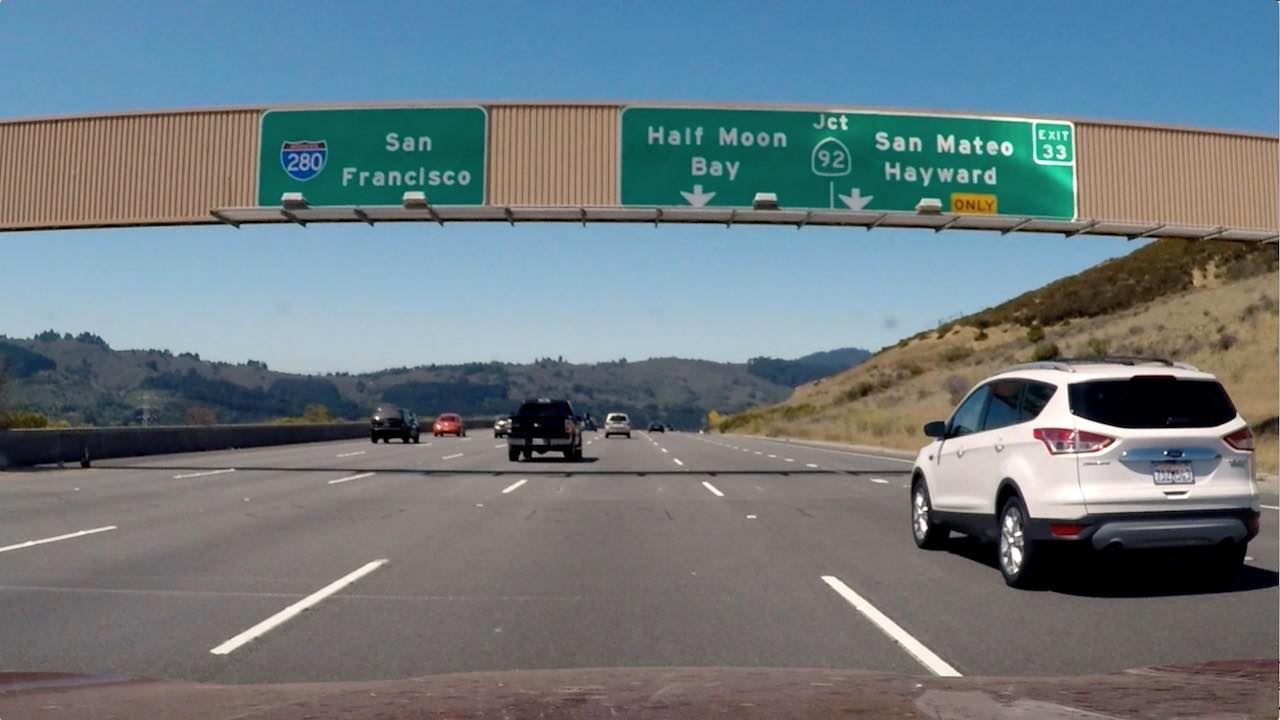
#> input picture example_code/Lesson6 - color spaces/imgs/signs_vehicles_xygrad.png, 1280 x 720 px
$ python quiz05_combining_thresholds.py   (older library calls are emulated)
#> lines starting #> are read from the running program, lines starting #| are printed output that depends on the picture; after the words box and inside, x2 and y2 are one past the last pixel; in counts of white or black regions, pixels touching at a corner belong together
#!/usr/bin/env python3
# -*- coding: utf-8 -*-
"""
Created on Wed Aug 15 22:08:04 2018

@author: raffa
"""

import numpy as np
import cv2
import matplotlib.pyplot as plt
import matplotlib.image as mpimg


def abs_sobel_thresh(image, orient='x', sobel_kernel=3, thresh=(0, 255)):
    # Convert to grayscale
    gray = cv2.cvtColor(image, cv2.COLOR_RGB2GRAY)
    # Apply x or y gradient with the OpenCV Sobel() function
    # and take the absolute value
    if orient == 'x':
        abs_sobel = np.absolute(cv2.Sobel(gray, cv2.CV_64F, 1, 0))
    if orient == 'y':
        abs_sobel = np.absolute(cv2.Sobel(gray, cv2.CV_64F, 0, 1))
    # Rescale back to 8 bit integer
    scaled_sobel = np.uint8(255*abs_sobel/np.max(abs_sobel))
    # Create a copy and apply the threshold
    grad_binary_output = np.zeros_like(scaled_sobel)
    # Here I'm using inclusive (>=, <=) thresholds, but exclusive is ok too
    grad_binary_output[(scaled_sobel >= thresh[0]) & (scaled_sobel <= thresh[1])] = 1
    # Return the result
    return grad_binary_output


def mag_thresh(image, sobel_kernel=3, mag_thresh=(0, 255)):
    # Convert to grayscale
    gray = cv2.cvtColor(image, cv2.COLOR_RGB2GRAY)
    # Take both Sobel x and y gradients
    sobelx = cv2.Sobel(gray, cv2.CV_64F, 1, 0, ksize=sobel_kernel)
    sobely = cv2.Sobel(gray, cv2.CV_64F, 0, 1, ksize=sobel_kernel)
    # Calculate the gradient magnitude
    gradmag = np.sqrt(sobelx**2 + sobely**2)
    # Rescale to 8 bit
    scale_factor = np.max(gradmag)/255
    gradmag = (gradmag/scale_factor).astype(np.uint8)
    # Create a binary image of ones where threshold is met, zeros otherwise
    mag_binary_output = np.zeros_like(gradmag)
    mag_binary_output[(gradmag >= mag_thresh[0]) & (gradmag <= mag_thresh[1])] = 1
    # Return the result
    return mag_binary_output


def dir_threshold(image, sobel_kernel=3, thresh=(0, np.pi/2)):
    # Grayscale
    gray = cv2.cvtColor(image, cv2.COLOR_RGB2GRAY)
    # Calculate the x and y gradients
    sobelx = cv2.Sobel(gray, cv2.CV_64F, 1, 0, ksize=sobel_kernel)
    sobely = cv2.Sobel(gray, cv2.CV_64F, 0, 1, ksize=sobel_kernel)
    # Take the absolute value of the gradient direction,
    # apply a threshold, and create a binary image result
    absgraddir = np.arctan2(np.absolute(sobely), np.absolute(sobelx))
    dir_binary_output =  np.zeros_like(absgraddir)
    dir_binary_output[(absgraddir >= thresh[0]) & (absgraddir <= thresh[1])] = 1
    # Return the binary image
    return dir_binary_output


image = mpimg.imread('imgs/signs_vehicles_xygrad.png')
#> image is the input picture: shape (720, 1280, 3) float32; mean R, G, B 0.428, 0.477, 0.5

# Choose a Sobel kernel size
ksize = 3 # Choose a larger odd number to smooth gradient measurements

# Apply each of the thresholding functions
gradx = abs_sobel_thresh(image, orient='x', sobel_kernel=ksize, thresh=(20, 100))
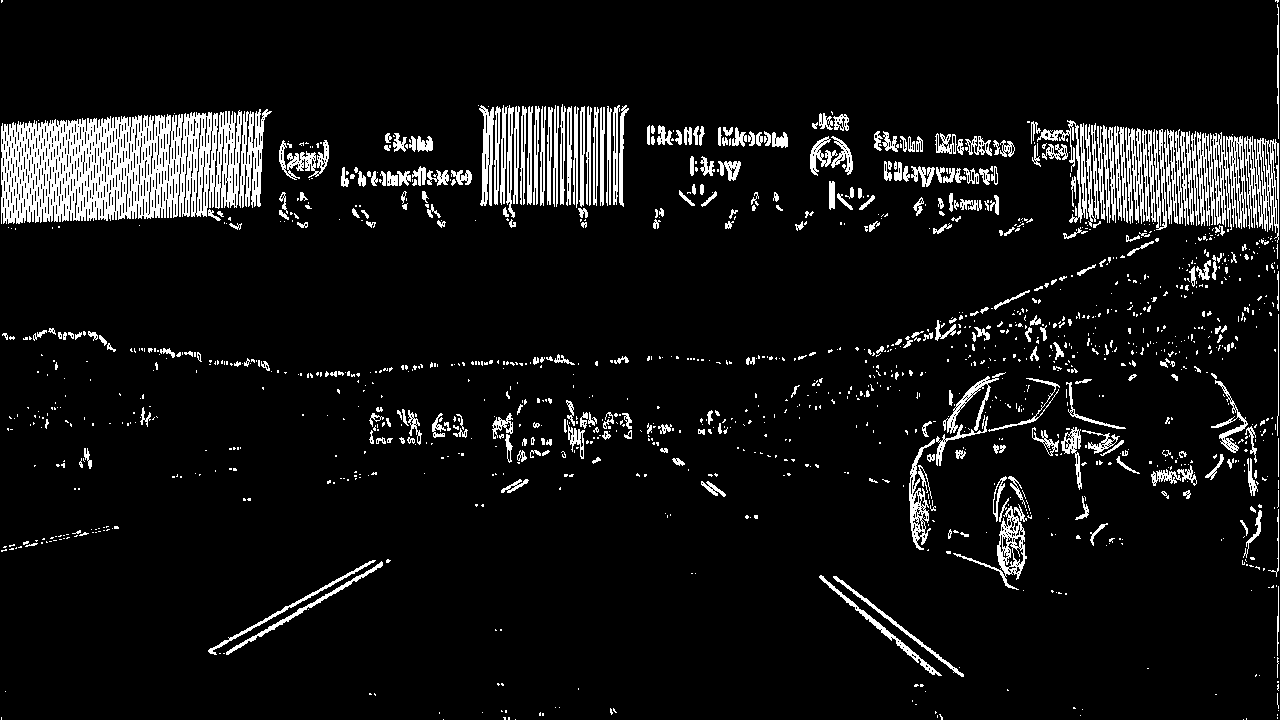
#> gradx: shape (720, 1280); values 0 (black) and 1 (white), 7.9% white; 1378 white regions (1040 under 20 px), largest, box (x1, y1, x2, y2) and area: (1, 110, 242, 224) 18700, (1197, 132, 1247, 230) 2653, (1244, 136, 1279, 243) 1807
grady = abs_sobel_thresh(image, orient='y', sobel_kernel=ksize, thresh=(20, 100))
#> grady: shape (720, 1280); values 0 (black) and 1 (white), 8.2% white; 1385 white regions (1043 under 20 px), largest, box (x1, y1, x2, y2) and area: (0, 103, 1280, 145) 6510, (0, 460, 930, 494) 6192, (811, 194, 1280, 247) 4636
mag_binary = mag_thresh(image, sobel_kernel=ksize,mag_thresh=(30, 100))
#> in mag_thresh, `gradmag = np.sqrt(sobelx**2 + sobely**2)`:
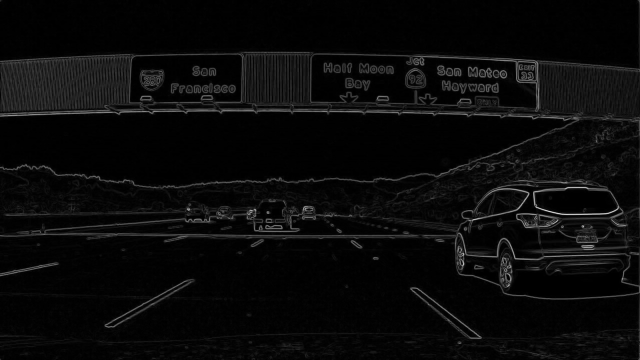
#> gradmag: shape (720, 1280) float64 (shown at 1/2 size); min 0, max 3.62, mean 0.147; drawn with min black and max white
#> in mag_thresh, `scale_factor = np.max(gradmag)/255`: scale_factor = 0.0142
#> mag_binary: shape (720, 1280); values 0 (black) and 1 (white), 9.8% white in thin lines or dots
dir_binary = dir_threshold(image, sobel_kernel=ksize, thresh=(0.7, 1.3))
#> in dir_threshold, `absgraddir = np.arctan2(np.absolute(sobely), np.absolute(sobelx))`:
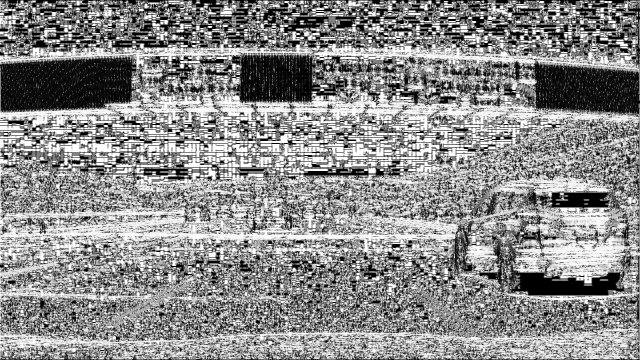
#> absgraddir: shape (720, 1280) float64 (shown at 1/2 size); min 0, max 1.57, mean 0.861; drawn with min black and max white
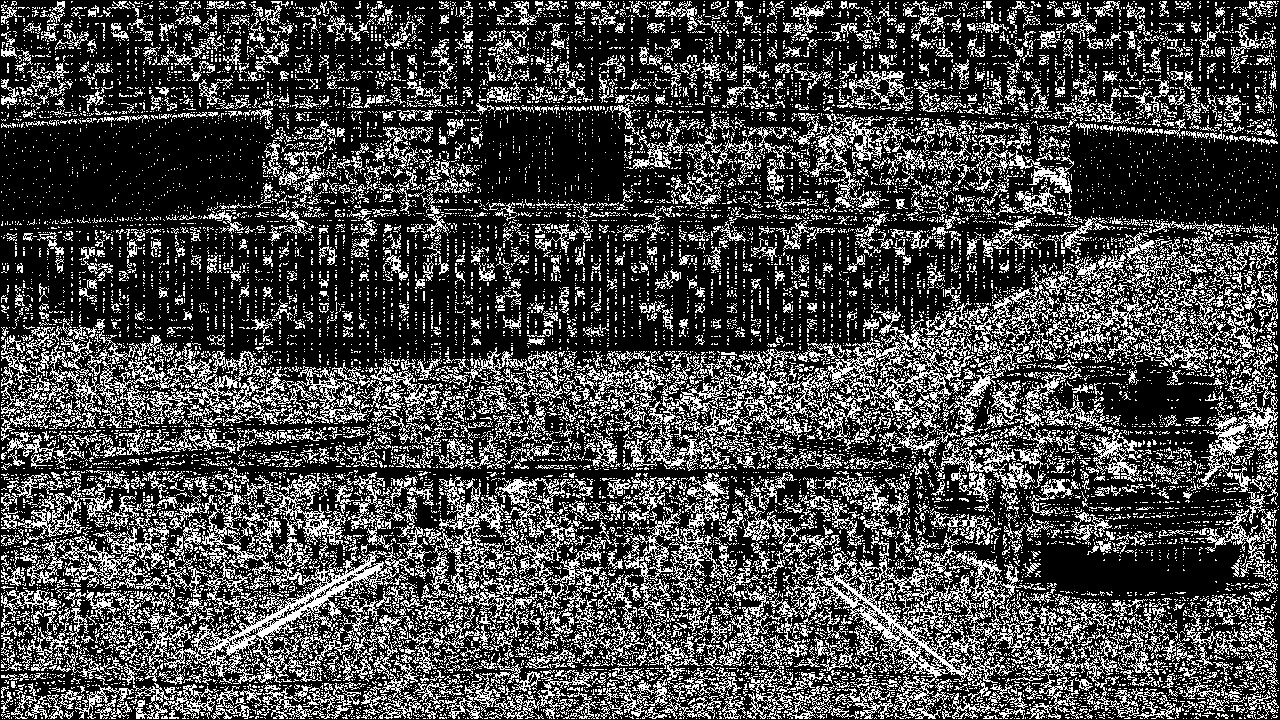
#> dir_binary: shape (720, 1280) float64; values 0 (black) and 1 (white), 28.2% white in thin lines or dots
# Combining the thresholding functions
combined = np.zeros_like(dir_binary)
combined[((gradx == 1) & (grady == 1)) | ((mag_binary == 1) & (dir_binary == 1))] = 1
# Plot the result
f, (ax1, ax2) = plt.subplots(1, 2, figsize=(10, 5))
f.tight_layout()
ax1.imshow(image)
ax1.set_title('Original Image', fontsize=10)
ax2.imshow(combined, cmap='gray')
ax2.set_title('Combined Thresholds Image', fontsize=10)
plt.subplots_adjust(left=0., right=1, top=0.9, bottom=0.)
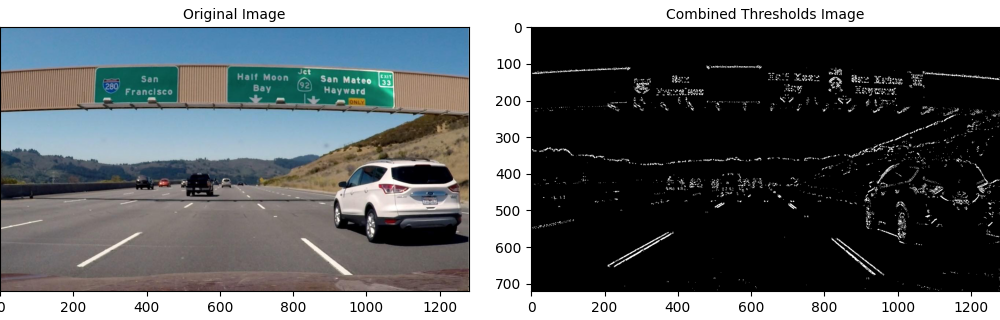
#> figure drawn by matplotlib, 2 panels

$ run again, with example_code/Lesson6 - color spaces/imgs/bridge_shadow.jpg saved as example_code/Lesson6 - color spaces/imgs/signs_vehicles_xygrad.png
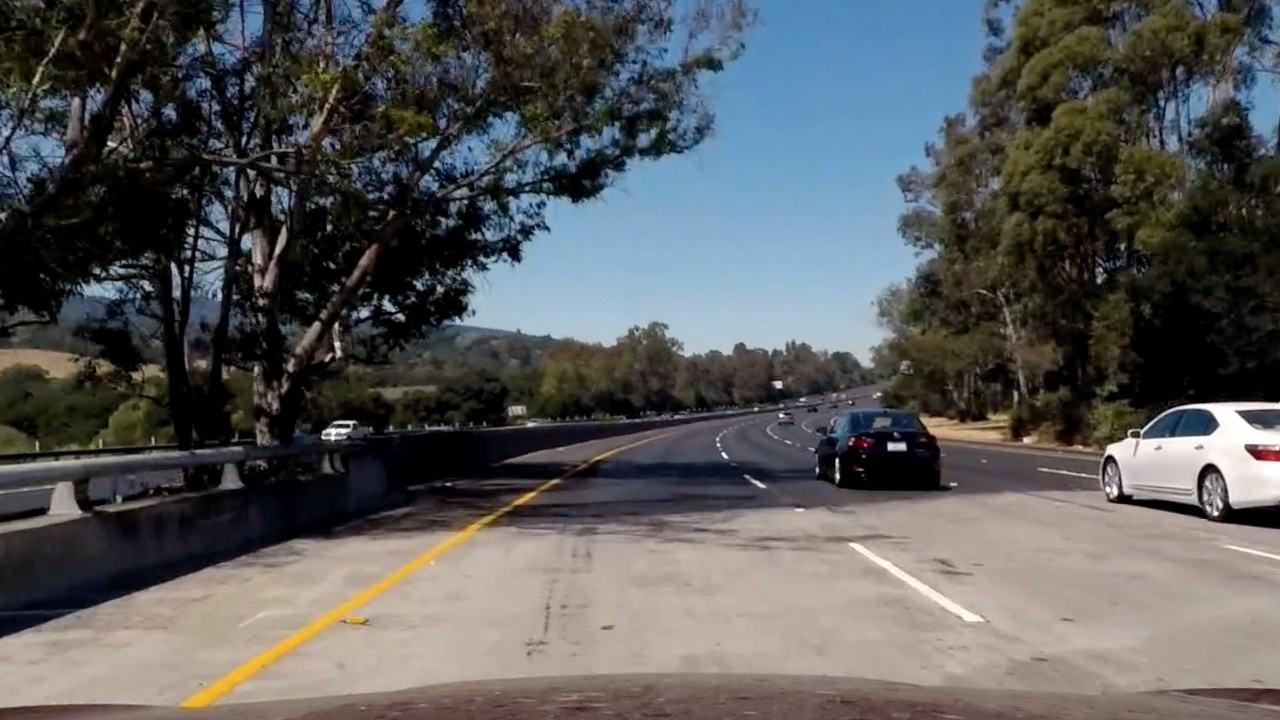
#> input picture example_code/Lesson6 - color spaces/imgs/bridge_shadow.jpg, 1280 x 720 px
#> image is the input picture: shape (720, 1280, 3) float32; mean R, G, B 0.352, 0.356, 0.356
#> `gradx = abs_sobel_thresh(image, orient='x', sobel_kernel=ksize, thresh..`:
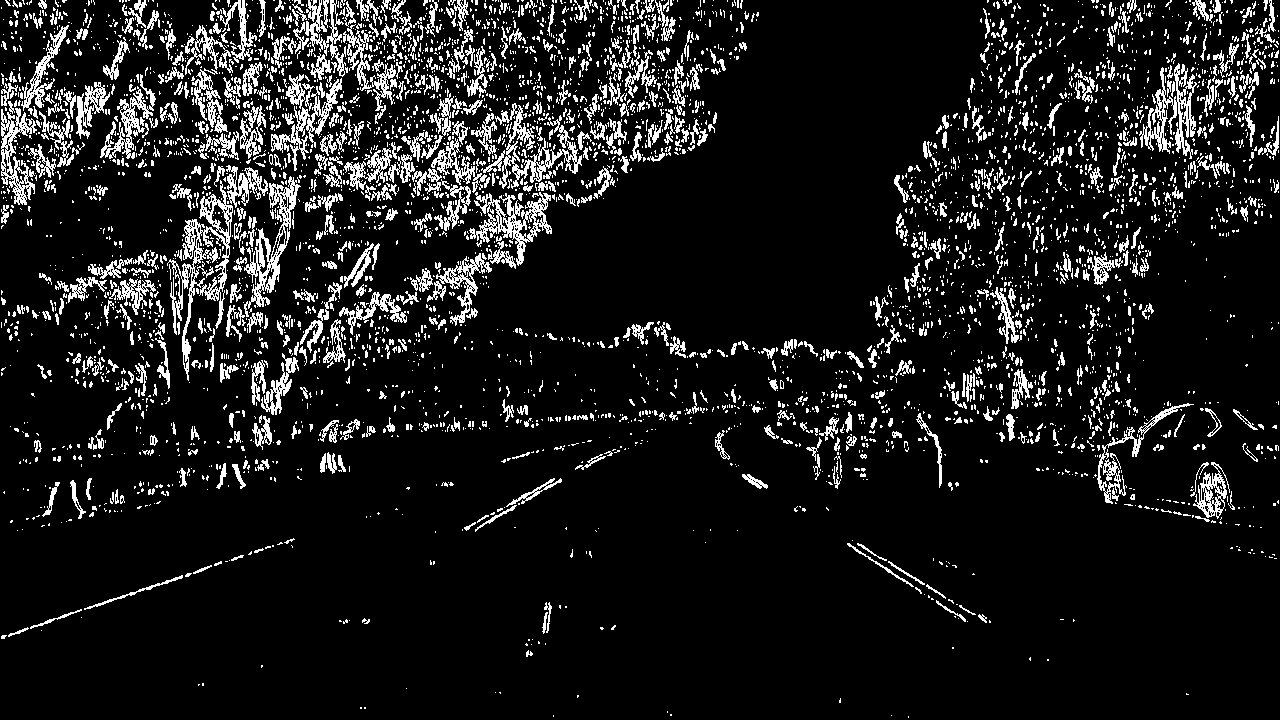
#> gradx: shape (720, 1280); values 0 (black) and 1 (white), 10.7% white in thin lines or dots
#> grady: shape (720, 1280); values 0 (black) and 1 (white), 13.3% white in thin lines or dots
#> scale_factor = 0.0134
#> mag_binary: shape (720, 1280); values 0 (black) and 1 (white), 13% white in thin lines or dots
#> dir_binary: shape (720, 1280) float64; values 0 (black) and 1 (white), 35.6% white in thin lines or dots
#> `plt.subplots_adjust(left=0., right=1, top=0.9, bottom=0.)`:
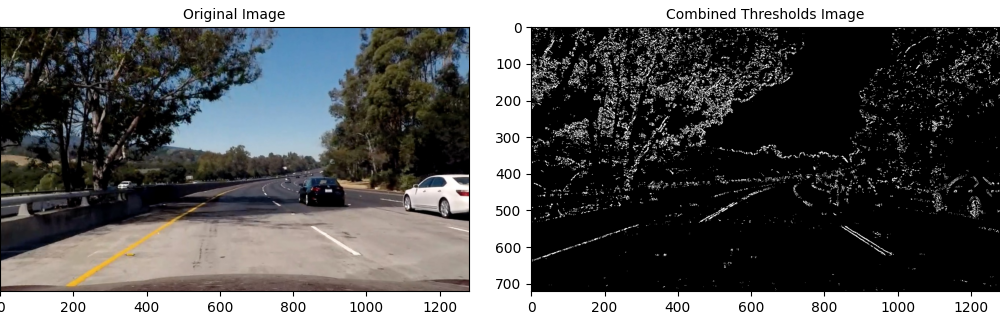
#> figure drawn by matplotlib, 2 panels

$ run again, with example_code/Lesson6 - color spaces/imgs/exit-ramp.jpg saved as example_code/Lesson6 - color spaces/imgs/signs_vehicles_xygrad.png
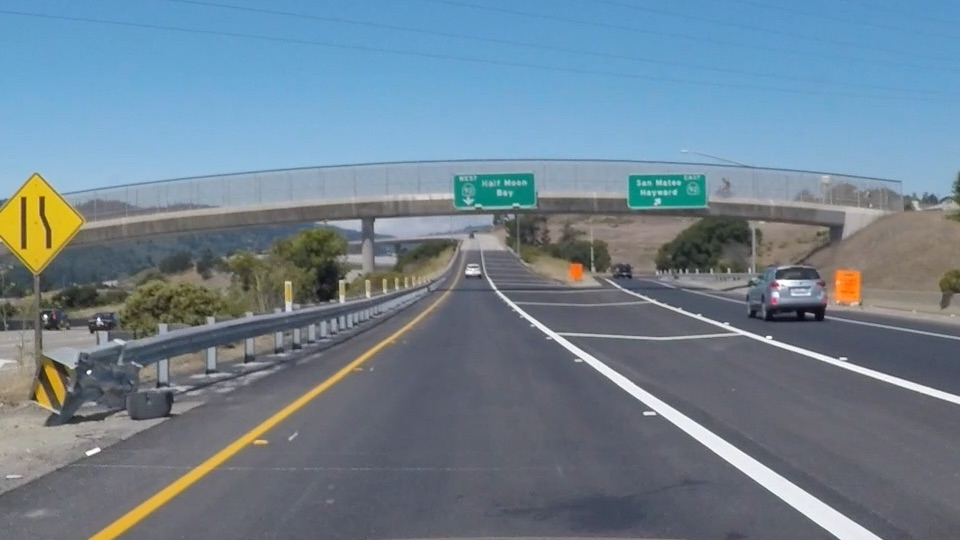
#> input picture example_code/Lesson6 - color spaces/imgs/exit-ramp.jpg, 960 x 540 px
#> image is the input picture: shape (540, 960, 3) float32; mean R, G, B 0.437, 0.511, 0.566
#> `gradx = abs_sobel_thresh(image, orient='x', sobel_kernel=ksize, thresh..`:
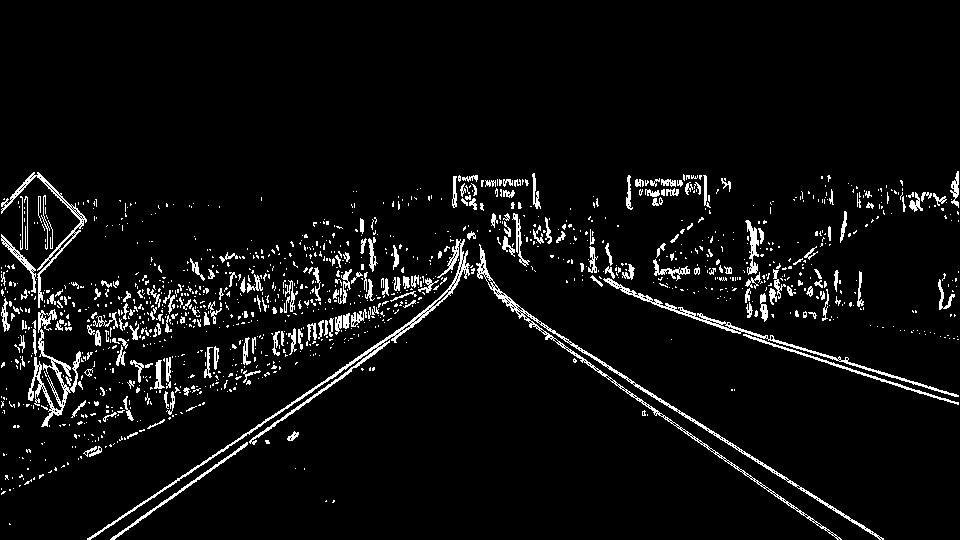
#> gradx: shape (540, 960); values 0 (black) and 1 (white), 5.2% white in thin lines or dots, all inside (x1, y1, x2, y2) = (1, 171, 959, 540)
#> grady: shape (540, 960); values 0 (black) and 1 (white), 9.9% white; 1643 white regions (1417 under 20 px), largest, box (x1, y1, x2, y2) and area: (88, 267, 655, 539) 5446, (0, 152, 902, 221) 4057, (125, 252, 459, 362) 3713
#> scale_factor = 0.0111
#> mag_binary: shape (540, 960); values 0 (black) and 1 (white), 8.5% white in thin lines or dots, all inside (x1, y1, x2, y2) = (0, 149, 960, 540)
#> dir_binary: shape (540, 960) float64; values 0 (black) and 1 (white), 36.7% white in thin lines or dots
#> `plt.subplots_adjust(left=0., right=1, top=0.9, bottom=0.)`:
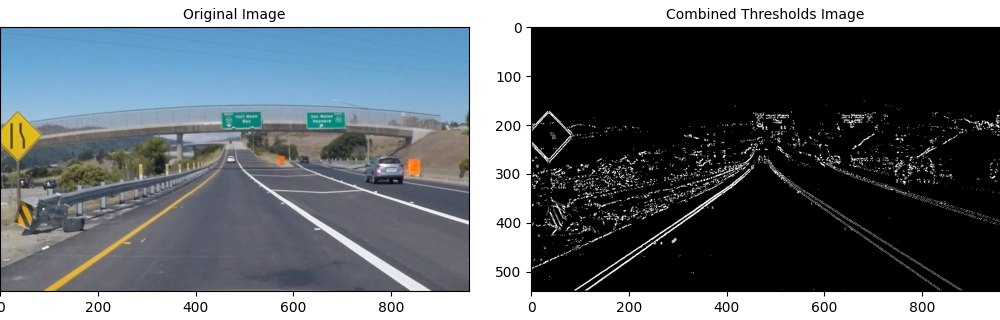
#> figure drawn by matplotlib, 2 panels
